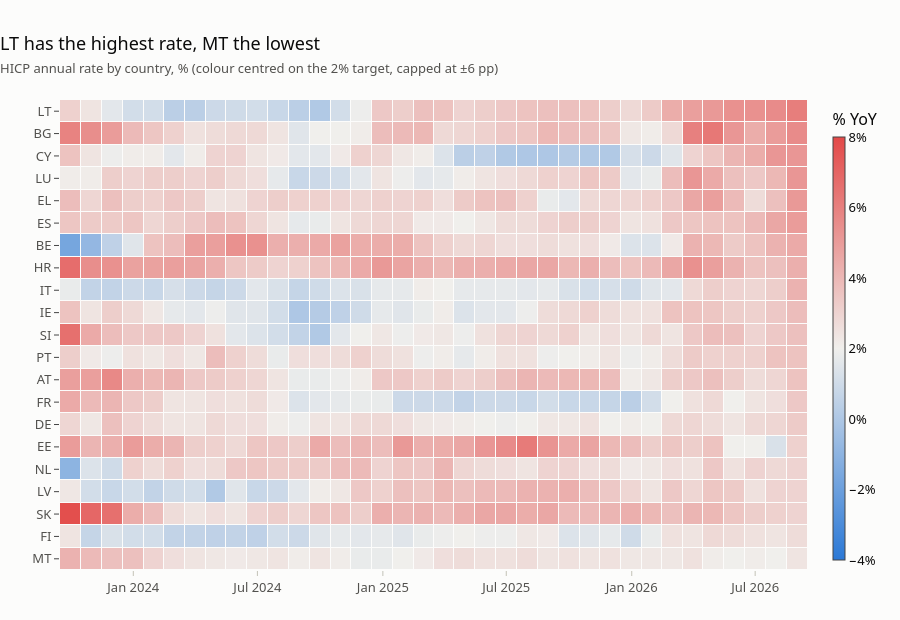
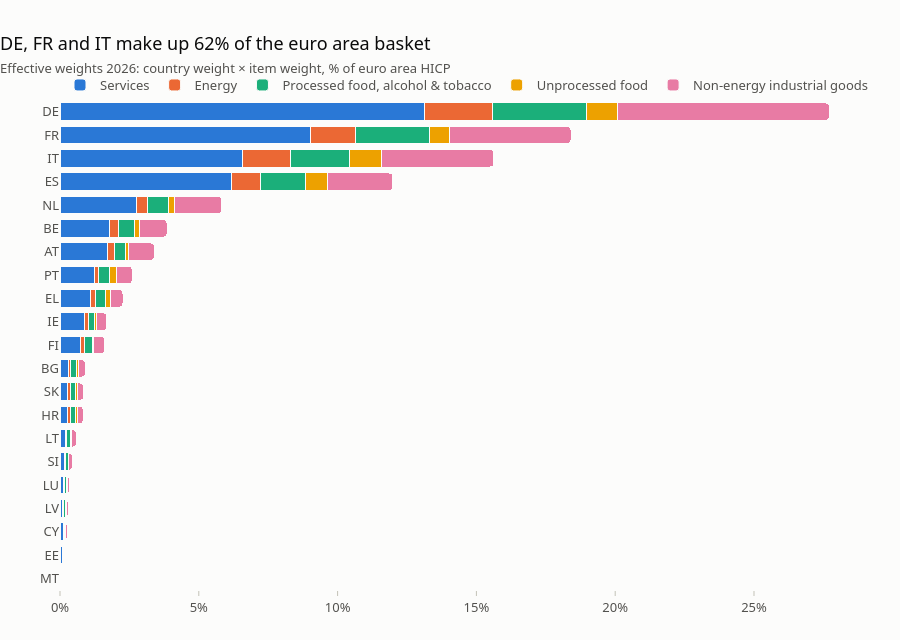

These figures' notebook cell, in order:
### Code cell
plots.country_heatmap(data).show()
omega = effective_weights(data.item_weights, data.country_weights, data.countries, data.components)
plots.weights_chart(omega.iloc[-1], data.labels, int(omega.index[-1])).show()

### Figure 1 — Plotly figure (JSON) as saved in the notebook; plotly's stock layout.template omitted (floating-point values rounded to 4 significant figures; data arrays with more than 128 entries replaced by an {"elided": "..."} marker saying what was removed)
{"data": [{"colorbar": {"thickness": 12, "ticksuffix": "%", "title": {"text": "% YoY"}}, "colorscale": [[0, "#2a78d6"], [0.5, "#f0efec"], [1, "#e34948"]], "hovertemplate": "%{y} · %{x|%b %Y}: %{z:.1f}%<extra></extra>", "type": "heatmap", "x": ["2023-10-01T00:00:00.000000", "2023-11-01T00:00:00.000000", "2023-12-01T00:00:00.000000", "2024-01-01T00:00:00.000000", "2024-02-01T00:00:00.000000", "2024-03-01T00:00:00.000000", "2024-04-01T00:00:00.000000", "2024-05-01T00:00:00.000000", "2024-06-01T00:00:00.000000", "2024-07-01T00:00:00.000000", "2024-08-01T00:00:00.000000", "2024-09-01T00:00:00.000000", "2024-10-01T00:00:00.000000", "2024-11-01T00:00:00.000000", "2024-12-01T00:00:00.000000", "2025-01-01T00:00:00.000000", "2025-02-01T00:00:00.000000", "2025-03-01T00:00:00.000000", "2025-04-01T00:00:00.000000", "2025-05-01T00:00:00.000000", "2025-06-01T00:00:00.000000", "2025-07-01T00:00:00.000000", "2025-08-01T00:00:00.000000", "2025-09-01T00:00:00.000000", "2025-10-01T00:00:00.000000", "2025-11-01T00:00:00.000000", "2025-12-01T00:00:00.000000", "2026-01-01T00:00:00.000000", "2026-02-01T00:00:00.000000", "2026-03-01T00:00:00.000000", "2026-04-01T00:00:00.000000", "2026-05-01T00:00:00.000000", "2026-06-01T00:00:00.000000", "2026-07-01T00:00:00.000000", "2026-08-01T00:00:00.000000", "2026-09-01T00:00:00.000000"], "xgap": 1, "y": ["LT", "BG", "CY", "LU", "EL", "ES", "BE", "HR", "IT", "IE", "SI", "PT", "AT", "FR", "DE", "EE", "NL", "LV", "SK", "FI", "MT"], "ygap": 1, "z": {"elided": "21x36 float values"}, "zmax": 8, "zmid": 2, "zmin": -4}], "layout": {"height": 620, "title": {"text": "LT has the highest rate, MT the lowest<br><span style='font-size:13px;color:#52514e'>HICP annual rate by country, % (colour centred on the 2% target, capped at ±6 pp)</span>"}, "yaxis": {"autorange": "reversed", "showgrid": false}}}

### Figure 2 — Plotly figure (JSON) as saved in the notebook; plotly's stock layout.template omitted (floating-point values rounded to 4 significant figures)
{"data": [{"hovertemplate": "%{y}: %{x:.2f}% of the euro area basket<extra>Services</extra>", "marker": {"color": "#2a78d6", "line": {"color": "#fcfcfb", "width": 1}}, "name": "Services", "orientation": "h", "type": "bar", "x": [0.07, 0.09, 0.13, 0.1, 0.13, 0.16, 0.18, 0.28, 0.28, 0.29, 0.74, 0.87, 1.11, 1.24, 1.7, 1.79, 2.74, 6.16, 6.59, 9.04, 13.13], "y": ["MT", "EE", "CY", "LV", "LU", "SI", "LT", "HR", "SK", "BG", "FI", "IE", "EL", "PT", "AT", "BE", "NL", "ES", "IT", "FR", "DE"]}, {"hovertemplate": "%{y}: %{x:.2f}% of the euro area basket<extra>Energy</extra>", "marker": {"color": "#eb6834", "line": {"color": "#fcfcfb", "width": 1}}, "name": "Energy", "orientation": "h", "type": "bar", "x": [0.01, 0.03, 0.02, 0.04, 0.04, 0.05, 0.07, 0.1, 0.1, 0.1, 0.15, 0.16, 0.18, 0.16, 0.26, 0.31, 0.42, 1.06, 1.71, 1.6, 2.46], "y": ["MT", "EE", "CY", "LV", "LU", "SI", "LT", "HR", "SK", "BG", "FI", "IE", "EL", "PT", "AT", "BE", "NL", "ES", "IT", "FR", "DE"]}, {"hovertemplate": "%{y}: %{x:.2f}% of the euro area basket<extra>Processed food, alcohol & tobacco</extra>", "marker": {"color": "#1baf7a", "line": {"color": "#fcfcfb", "width": 1}}, "name": "Processed food, alcohol & tobacco", "orientation": "h", "type": "bar", "x": [0.02, 0.05, 0.04, 0.07, 0.08, 0.08, 0.13, 0.18, 0.19, 0.2, 0.27, 0.22, 0.34, 0.4, 0.39, 0.58, 0.75, 1.64, 2.14, 2.66, 3.37], "y": ["MT", "EE", "CY", "LV", "LU", "SI", "LT", "HR", "SK", "BG", "FI", "IE", "EL", "PT", "AT", "BE", "NL", "ES", "IT", "FR", "DE"]}, {"hovertemplate": "%{y}: %{x:.2f}% of the euro area basket<extra>Unprocessed food</extra>", "marker": {"color": "#eda100", "line": {"color": "#fcfcfb", "width": 1}}, "name": "Unprocessed food", "orientation": "h", "type": "bar", "x": [0.01, 0.01, 0.02, 0.02, 0.02, 0.03, 0.03, 0.06, 0.05, 0.06, 0.06, 0.06, 0.19, 0.22, 0.12, 0.18, 0.23, 0.78, 1.13, 0.73, 1.12], "y": ["MT", "EE", "CY", "LV", "LU", "SI", "LT", "HR", "SK", "BG", "FI", "IE", "EL", "PT", "AT", "BE", "NL", "ES", "IT", "FR", "DE"]}, {"hovertemplate": "%{y}: %{x:.2f}% of the euro area basket<extra>Non-energy industrial goods</extra>", "marker": {"color": "#e87ba4", "line": {"color": "#fcfcfb", "width": 1}}, "name": "Non-energy industrial goods", "orientation": "h", "type": "bar", "x": [0.04, 0.06, 0.06, 0.08, 0.09, 0.13, 0.18, 0.22, 0.23, 0.26, 0.4, 0.38, 0.45, 0.58, 0.93, 1.0, 1.69, 2.35, 4.06, 4.38, 7.64], "y": ["MT", "EE", "CY", "LV", "LU", "SI", "LT", "HR", "SK", "BG", "FI", "IE", "EL", "PT", "AT", "BE", "NL", "ES", "IT", "FR", "DE"]}], "layout": {"barmode": "stack", "height": 640, "legend": {"traceorder": "normal"}, "title": {"text": "DE, FR and IT make up 62% of the euro area basket<br><span style='font-size:13px;color:#52514e'>Effective weights 2026: country weight × item weight, % of euro area HICP</span>"}, "xaxis": {"ticksuffix": "%"}}}
